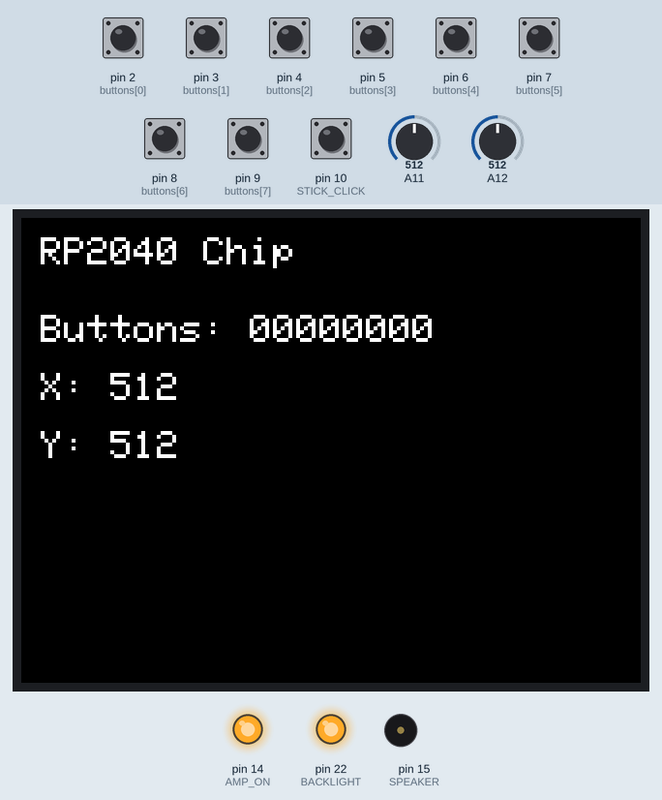
Simulated run of this sketch. Board: Arduino Mega 2560, built with avr-gcc and run on an emulated ATmega2560. Shown: 320×240 colour display, output pins drawn as LEDs (lit = HIGH), buzzer (waves = sounding). The test bench sets the inputs (shaded band); at power-on: pin 2 (buttons[0]), pin 3 (buttons[1]), pin 4 (buttons[2]), pin 5 (buttons[3]), pin 6 (buttons[4]), pin 7 (buttons[5]), pin 8 (buttons[6]), pin 9 (buttons[7]), pin 10 (STICK_CLICK) HIGH, A11 = 512, A12 = 512. Pins used as bus, display or sensor lines are not drawn; what the sketch prints to the serial monitor is not drawn.

Above: at 1.4 s.
1.5 s: A11 set to 716
At 2.5 s:
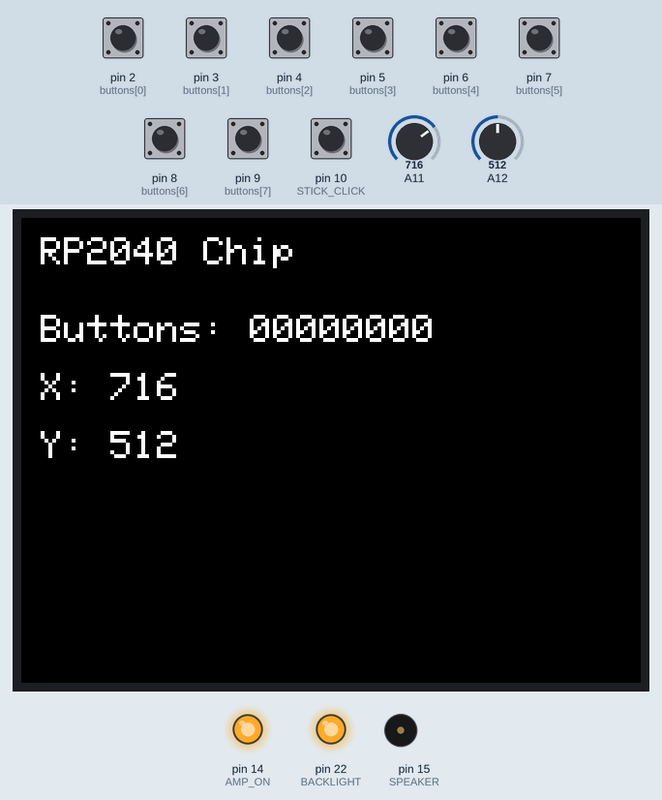
3.0 s: pin 10 (STICK_CLICK) pulled LOW for 0.15 s
At 3.13 s:
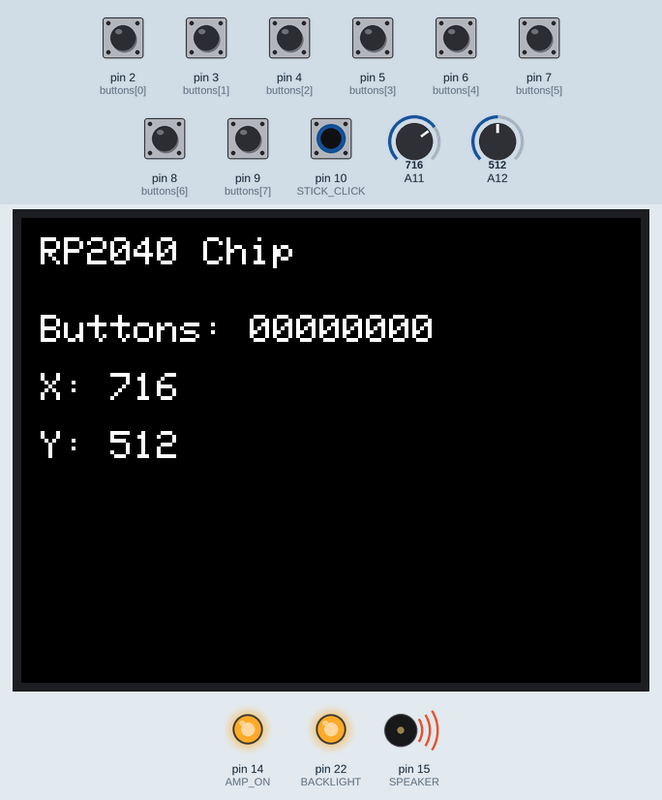
4.7 s: A12 set to 716
At 5.1 s:
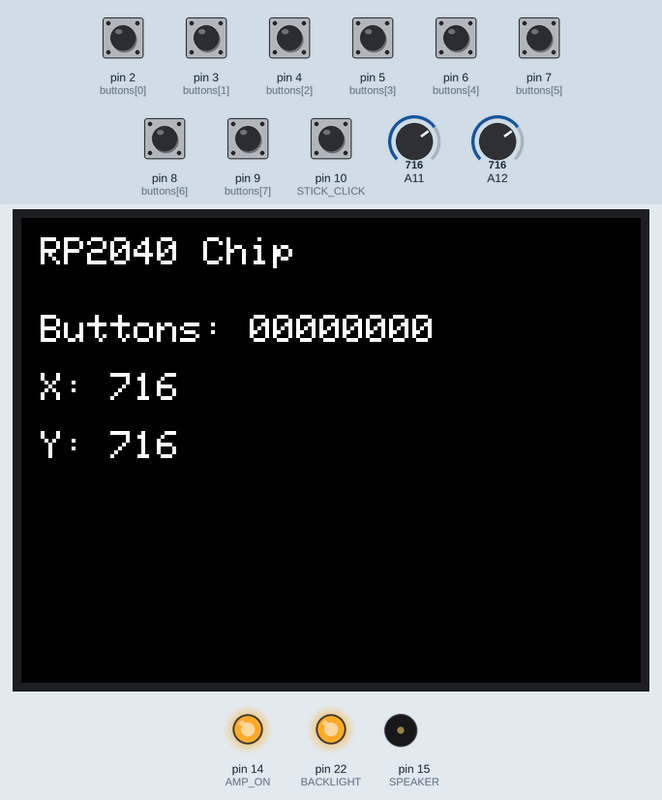
6.2 s: pin 2 (buttons[0]) pulled LOW for 0.15 s
7.9 s: pin 3 (buttons[1]) pulled LOW for 0.15 s
9.5 s: pin 4 (buttons[2]) pulled LOW for 0.15 s
Timing chart, 0 to 12.1 s (numbered marks = the images above; inputs shaded):
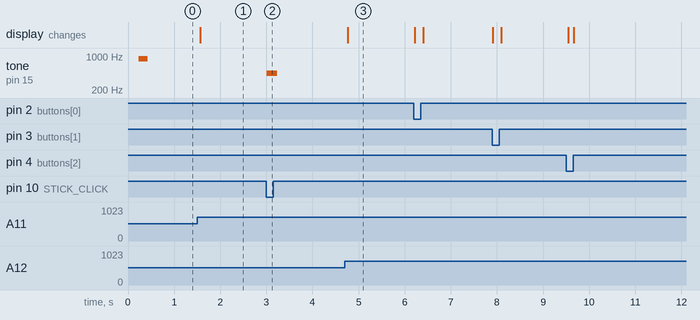

Measured:
- after the input at 1.5 s, the display: changes after 0.06 s (image 1)
- after the input at 3.0 s, tone on pin 15 (SPEAKER): silent → 440 Hz at once, → silent 0.23 s later
- after the input at 4.7 s, the display: changes after 0.07 s (image 3)

The sketch:

firmware.ino
```cpp
// RP2040 Chip - test code
// Board: Use the Raspberry Pi Pico, this tells arduino ide to use the Earle Philhower RP2040 core
// Libraries: Adafruit GFX, Adafruit ST7735 and ST7789
//
// Tests each part, it's for YOU to make the actual games and fun stuff!
#include <Adafruit_GFX.h>
#include <Adafruit_ST7789.h>
#include <SPI.h>

// display (SPI0, SCK = 18, MOSI = 19)
#define TFT_CS    17
#define TFT_DC    20
#define TFT_RST   21
#define BACKLIGHT 22

// sound
#define AMP_ON  14
#define SPEAKER 15

// thumbstick
#define STICK_VCC   26
#define STICK_X     27
#define STICK_Y     28
#define STICK_GND   29
#define STICK_CLICK 10

// the 8 buttons are on GPIO2 to GPIO9
int buttons[8] = {2, 3, 4, 5, 6, 7, 8, 9};

Adafruit_ST7789 tft = Adafruit_ST7789(TFT_CS, TFT_DC, TFT_RST);

void setup() {
  Serial.begin(115200);  // USB
  Serial1.begin(9600);   // expansion header (TX = GPIO0, RX = GPIO1). add your own modules, like a gyro, gps, etc.
  // buttons connect to ground, so use the pull-ups
  for (int i = 0; i < 8; i++) {
    pinMode(buttons[i], INPUT_PULLUP);
  }
  pinMode(STICK_CLICK, INPUT_PULLUP);
  // two pins are used as power and ground
  // swap them around if they don't work, not sure if this will work.
  pinMode(STICK_VCC, OUTPUT);
  digitalWrite(STICK_VCC, HIGH);
  pinMode(STICK_GND, OUTPUT);
  digitalWrite(STICK_GND, LOW);

  // backlight for the tft
  pinMode(BACKLIGHT, OUTPUT);
  digitalWrite(BACKLIGHT, HIGH);

  // screen
  tft.init(240, 320);
  tft.setRotation(1);
  tft.fillScreen(ST77XX_BLACK);
  tft.setTextColor(ST77XX_WHITE, ST77XX_BLACK);
  tft.setTextSize(2);
  tft.setCursor(10, 10);
  tft.println("RP2040 Chip");

  // turn the amp on and play a startup beep
  pinMode(AMP_ON, OUTPUT);
  digitalWrite(AMP_ON, HIGH);
  tone(SPEAKER, 880, 200);

  Serial1.println("hello from the expansion header");
}

void loop() {
  // buttons: 1 = pressed
  tft.setCursor(10, 50);
  tft.print("Buttons: ");
  for (int i = 0; i < 8; i++) {
    if (digitalRead(buttons[i]) == LOW) {
      tft.print("1");
    } else {
      tft.print("0");
    }
  }

  // thumbstick
  int x = analogRead(STICK_X);
  int y = analogRead(STICK_Y);

  tft.setCursor(10, 80);
  tft.print("X: ");
  tft.print(x);
  tft.print("    ");  // clears old digits

  tft.setCursor(10, 110);
  tft.print("Y: ");
  tft.print(y);
  tft.print("    ");

  // beep when the stick is clicked
  if (digitalRead(STICK_CLICK) == LOW) {
    tone(SPEAKER, 440, 100);
  }

  // also print the stick to the computer
  Serial.print(x);
  Serial.print(" ");
  Serial.println(y);

  delay(50);
}

// NOW GO MAKE YOUR OWN GAMES!!
```
